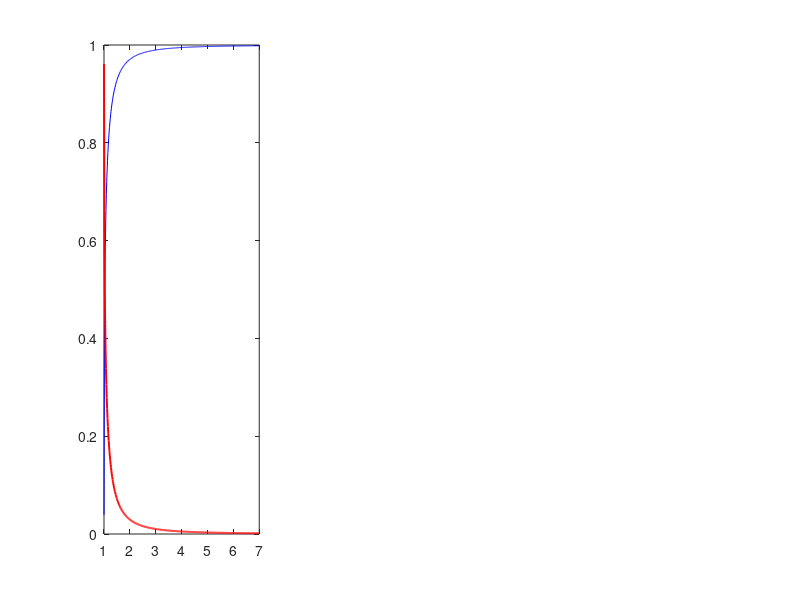

Here is the MATLAB script that generated this plot: (Note: this script raises an error after producing the figure.)
% Wk02 - Step potential & quantum tunneling
% Physical Chemistry 2 - Prof. S. Joon Kwon - SPMDL - SKKU
% Reproduces the lecture's FET / STM tunneling numbers.

HBARC = 197.3269804;  MC2 = 0.51099895e6;   % eV nm, eV
kappa = @(dE) sqrt(2*MC2*dE)/HBARC;         % nm^-1

Texact = @(E, V0, w) 1./(1 + V0^2*sinh(kappa(V0-E)*w).^2/(4*E*(V0-E)));

fprintf('E/V0    R        T        R+T\n');
for r = [1.2 1.5 2 4]
    k1 = sqrt(r); k2 = sqrt(r-1);
    R = ((k1-k2)/(k1+k2))^2; T = 4*k1*k2/(k1+k2)^2;
    fprintf('%4.1f  %.5f  %.5f  %.5f\n', r, R, T, R+T);
end
fprintf('FET: kappa = %.2f nm^-1, T = %.4f (lecture 0.044)\n', kappa(6), Texact(6,12,0.18));
fprintf('STM: T(1.0 nm) = %.2e,  T(0.5 nm) = %.2e\n', Texact(2,5,1), Texact(2,5,0.5));

figure(1);
subplot(1,3,1); rr = linspace(1.0001, 7, 400);
k1 = sqrt(rr); k2 = sqrt(rr-1);
plot(rr, 4*k1.*k2./(k1+k2).^2, 'b-', rr, ((k1-k2)./(k1+k2)).^2, 'r-', 'LineWidth', 1.4);
yline(1, 'k--'); xlabel('E/V_0'); legend('T', 'R'); title('Step: R & T');

subplot(1,3,2); EE = linspace(0.02, 0.98, 300)*5;
semilogy(EE/5, arrayfun(@(E) Texact(E,5,0.4), EE), 'b-', 'LineWidth', 1.4);
xlabel('E/V_0'); title('Barrier T (V_0=5 eV, w=0.4 nm)');

subplot(1,3,3); ww = linspace(0.1, 1.2, 300);
semilogy(ww, arrayfun(@(w) Texact(2,5,w), ww), 'b-', 'LineWidth', 1.4);
xlabel('width w [nm]'); title('T(w): STM principle');
